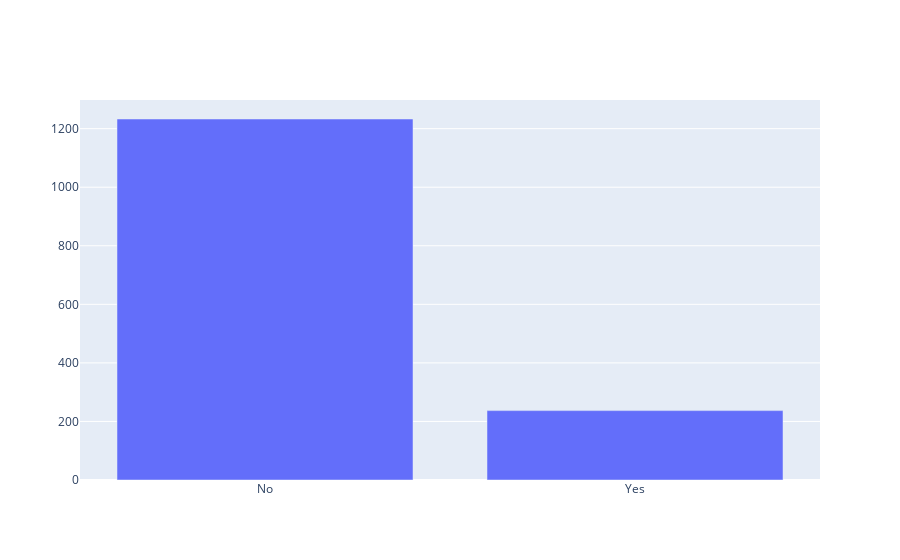

Notebook code for this chart:
### Markdown cell above
However just by a quick inspection of the counts of the number of 'Yes' and 'No' in the target variable tells us that there is quite a large skew in target as shown

### Code cell
data = [go.Bar(x=attrition["Attrition"].value_counts().index.values,y= attrition["Attrition"].value_counts().values)]

py.iplot(data, filename='basic-bar')

### Figure 1 — Plotly figure (JSON) as saved in the notebook; plotly's stock layout.template omitted (floating-point values rounded to 4 significant figures)
{"data": [{"type": "bar", "x": ["No", "Yes"], "y": [1233, 237]}], "layout": {"autosize": true, "xaxis": {"autorange": true, "range": [-0.5, 1.5], "type": "category"}, "yaxis": {"autorange": true, "range": [0, 1298.0], "type": "linear"}}}
